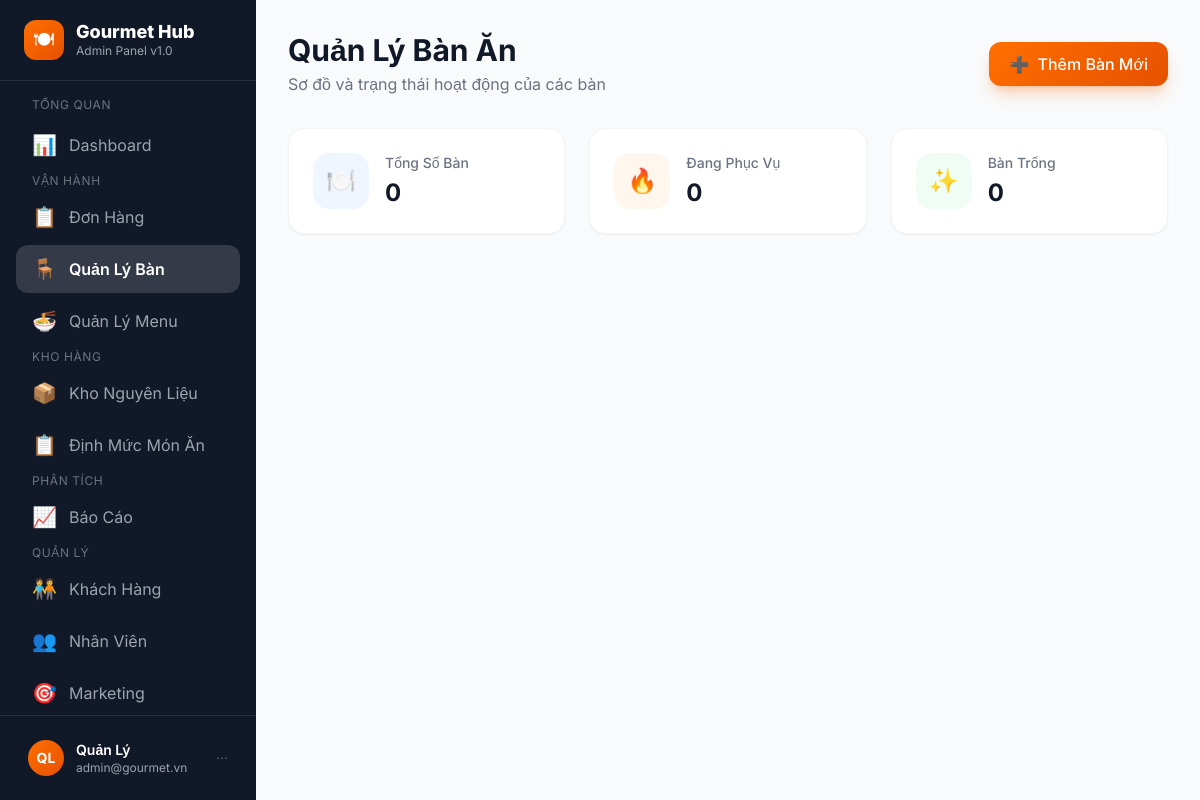
Page /view/tables.php on the earlier database version.
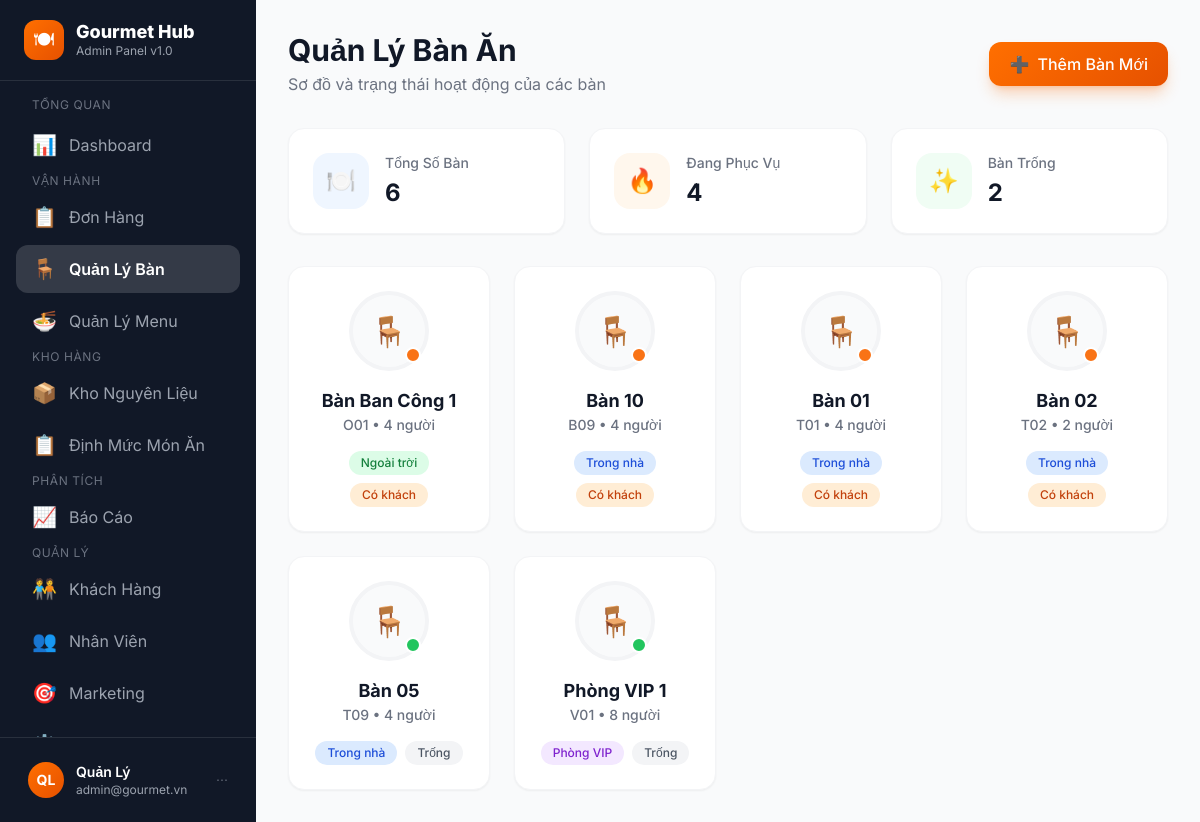
Same page on the later database version.
### tables this page shows
CREATE TABLE `ban_an` (
  `ma_ban` varchar(20) NOT NULL,
  `ten_ban` varchar(100) NOT NULL,
  `khu_vuc` varchar(50) NOT NULL,
  `suc_chua` int(11) NOT NULL DEFAULT 4,
  `trang_thai` varchar(50) NOT NULL DEFAULT 'trong'
);

### view/tables.php (the view, shortened to what this page needs)
<?php
$activePage = "tables";
$zoneColors = [
    "trong_nha"  => "bg-blue-100 text-blue-700",
    "ngoai_troi" => "bg-green-100 text-green-700",
    "vip"        => "bg-purple-100 text-purple-700",
    "bar"        => "bg-orange-100 text-orange-700"
];
$zoneNames = [
    "trong_nha"  => "Trong nhà",
    "ngoai_troi" => "Ngoài trời",
    "vip"        => "Phòng VIP",
    "bar"        => "Quầy Bar"
];
$statusColors = [
    "trong"     => "bg-gray-100 text-gray-600",
    "co_khach"  => "bg-orange-100 text-orange-700",
    "dat_truoc" => "bg-blue-100 text-blue-700",
    "bao_tri"   => "bg-red-100 text-red-700"
];
$statusNames = [
    "trong"     => "Trống",
    "co_khach"  => "Có khách",
    "dat_truoc" => "Đặt trước",
    "bao_tri"   => "Bảo trì"
];
try {
    $conn = connectdb();
    $stmt = $conn->prepare("SELECT * FROM ban_an ORDER BY khu_vuc, ma_ban");
    $stmt->execute();
    $tables = $stmt->fetchAll(PDO::FETCH_ASSOC);
    $totalTables = count($tables);
    $emptyTables = count(array_filter($tables, fn($t) => $t['trang_thai'] == 'trong'));
    $occupiedTables = count(array_filter($tables, fn($t) => $t['trang_thai'] == 'co_khach'));
} catch (PDOException $e) {
    echo "Lỗi CSDL: " . $e->getMessage();
    $tables = [];
    $totalTables = 0; $emptyTables = 0; $occupiedTables = 0;
}
?>
<!DOCTYPE html>
<html lang="vi">
<head>
    <?php include '_head.php'; ?>
</head>
<body class="bg-gray-50 text-gray-800" x-data="{
    modalOpen: false,
    modalAction: 'add',
    formData: {
        old_ma_ban: '',
        ma_ban: '',
        ten_ban: '',
        khu_vuc: 'trong_nha',
        suc_chua: 4,
        trang_thai: 'trong'
    },
    openAddModal() {
        this.modalAction = 'add';
        this.formData = { old_ma_ban: '', ma_ban: '', ten_ban: '', khu_vuc: 'trong_nha', suc_chua: 4, trang_thai: 'trong' };
        this.modalOpen = true;
    },
    openEditModal(table) {
        this.modalAction = 'edit';
        this.formData = { ...table, old_ma_ban: table.ma_ban };
        this.modalOpen = true;
    }
}">
    <?php include '_sidebar.php'; ?>
    <main class="ml-64 p-8 transition-all">
        <div class="flex justify-between items-center mb-8">
            <div>
                <h1 class="text-3xl font-bold text-gray-900">Quản Lý Bàn Ăn</h1>
                <p class="text-gray-500 mt-1">Sơ đồ và trạng thái hoạt động của các bàn</p>
            </div>
            <button @click="openAddModal()"
                class="gradient-primary text-white px-5 py-2.5 rounded-xl font-medium shadow-lg shadow-orange-500/30 hover:-translate-y-0.5 transition-all flex items-center gap-2">
                <span>➕</span> Thêm Bàn Mới
            </button>
        </div>
        <div class="grid grid-cols-1 md:grid-cols-3 gap-6 mb-8">
            <div class="bg-white rounded-2xl p-6 border border-gray-100 shadow-sm flex items-center gap-4">
                <div class="w-14 h-14 rounded-2xl bg-blue-50 text-blue-600 flex items-center justify-center text-2xl">
                    🍽️</div>
                <div>
                    <p class="text-sm text-gray-500 font-medium mb-1">Tổng Số Bàn</p>
                    <p class="text-2xl font-bold text-gray-900"><?= $totalTables ?></p>
                </div>
            </div>
            <div class="bg-white rounded-2xl p-6 border border-gray-100 shadow-sm flex items-center gap-4">
                <div
                    class="w-14 h-14 rounded-2xl bg-orange-50 text-orange-600 flex items-center justify-center text-2xl">
                    🔥</div>
                <div>
                    <p class="text-sm text-gray-500 font-medium mb-1">Đang Phục Vụ</p>
                    <p class="text-2xl font-bold text-gray-900"><?= $occupiedTables ?></p>
                </div>
            </div>
            <div class="bg-white rounded-2xl p-6 border border-gray-100 shadow-sm flex items-center gap-4">
                <div class="w-14 h-14 rounded-2xl bg-green-50 text-green-600 flex items-center justify-center text-2xl">
                    ✨</div>
                <div>
                    <p class="text-sm text-gray-500 font-medium mb-1">Bàn Trống</p>
                    <p class="text-2xl font-bold text-gray-900"><?= $emptyTables ?></p>
                </div>
            </div>
        </div>
        <div class="grid-tables">
            <?php foreach ($tables as $ban): ?>
            <div
                class="bg-white rounded-2xl border border-gray-100 shadow-sm overflow-hidden hover:shadow-md transition-shadow relative group">
                <div class="p-6 text-center">
                    <div
                        class="w-20 h-20 mx-auto bg-gray-50 rounded-full border-4 border-gray-100 flex items-center justify-center mb-4 relative">
                        <span class="text-3xl">🪑</span>
                        <div
                            class="absolute bottom-1 right-1 w-4 h-4 rounded-full border-2 border-white <?= $ban['trang_thai'] == 'trong' ? 'bg-green-500' : ($ban['trang_thai'] == 'co_khach' ? 'bg-orange-500' : ($ban['trang_thai'] == 'dat_truoc' ? 'bg-blue-500' : 'bg-red-500')) ?>">
                        </div>
                    </div>
                    <h3 class="text-lg font-bold text-gray-900"><?= htmlspecialchars($ban['ten_ban']) ?></h3>
                    <p class="text-sm text-gray-500 font-medium"><?= htmlspecialchars($ban['ma_ban']) ?> •
                        <?= $ban['suc_chua'] ?> người</p>
                    <div class="mt-4 flex flex-wrap justify-center gap-2">
                        <span
                            class="px-3 py-1 text-xs font-medium rounded-full <?= $zoneColors[$ban['khu_vuc']] ?? 'bg-gray-100 text-gray-700' ?>">
                            <?= $zoneNames[$ban['khu_vuc']] ?? $ban['khu_vuc'] ?>
                        </span>
                        <span
                            class="px-3 py-1 text-xs font-medium rounded-full <?= $statusColors[$ban['trang_thai']] ?? 'bg-gray-100' ?>">
                            <?= $statusNames[$ban['trang_thai']] ?? $ban['trang_thai'] ?>
                        </span>
                    </div>
                </div>
            </div>
            <?php endforeach; ?>
        </div>
    </main>
</body>
</html>

### view/_head.php (shortened to what this page needs)
<!DOCTYPE html>
<html lang="vi">
<head>
    <script src="https://cdn.tailwindcss.com"></script>
</head>

### view/_sidebar.php (shortened to what this page needs)
<aside id="sidebar" class="fixed inset-y-0 left-0 w-64 bg-gray-900 flex flex-col z-50 transition-transform duration-300">
    <div class="flex items-center gap-3 px-6 py-5 border-b border-white/10 flex-shrink-0">
        <div class="w-10 h-10 rounded-xl gradient-primary flex items-center justify-center text-white text-xl">🍽</div>
        <div>
            <div class="text-white font-extrabold text-lg leading-tight">Gourmet Hub</div>
            <div class="text-gray-400 text-xs">Admin Panel v1.0</div>
        </div>
    </div>
    <nav class="flex-1 px-4 py-4 space-y-1 overflow-y-auto">
        <p class="text-gray-500 text-xs uppercase tracking-wider px-4 mb-2">Tổng quan</p>
        <a href="index.php?act=Dashboard" class="sidebar-link <?= $activePage==='dashboard'?'active':'' ?>">
            <span class="text-xl">📊</span> Dashboard
        </a>
        <p class="text-gray-500 text-xs uppercase tracking-wider px-4 mt-4 mb-2">Vận hành</p>
        <a href="index.php?act=order" class="sidebar-link <?= $activePage==='orders'?'active':'' ?>">
            <span class="text-xl">📋</span> Đơn Hàng
        </a>
        <a href="index.php?act=tables" class="sidebar-link <?= $activePage==='tables'?'active':'' ?>">
            <span class="text-xl">🪑</span> Quản Lý Bàn
        </a>
        <a href="index.php?act=menu" class="sidebar-link <?= $activePage==='menu'?'active':'' ?>">
            <span class="text-xl">🍜</span> Quản Lý Menu
        </a>
        <p class="text-gray-500 text-xs uppercase tracking-wider px-4 mt-4 mb-2">Kho hàng</p>
        <a href="index.php?act=inventory" class="sidebar-link <?= $activePage==='inventory'?'active':'' ?>">
            <span class="text-xl">📦</span> Kho Nguyên Liệu
        </a>
        <a href="index.php?act=dinh_muc" class="sidebar-link <?= $activePage==='dinh_muc'?'active':'' ?>">
            <span class="text-xl">📋</span> Định Mức Món Ăn
        </a>
        <p class="text-gray-500 text-xs uppercase tracking-wider px-4 mt-4 mb-2">Phân tích</p>
        <a href="index.php?act=reports" class="sidebar-link <?= $activePage==='reports'?'active':'' ?>">
            <span class="text-xl">📈</span> Báo Cáo
        </a>
        <p class="text-gray-500 text-xs uppercase tracking-wider px-4 mt-4 mb-2">Quản lý</p>
        <a href="index.php?act=customers" class="sidebar-link <?= $activePage==='customers'?'active':'' ?>">
            <span class="text-xl">🧑‍🤝‍🧑</span> Khách Hàng
        </a>
        <a href="index.php?act=staff" class="sidebar-link <?= $activePage==='staff'?'active':'' ?>">
            <span class="text-xl">👥</span> Nhân Viên
        </a>
        <a href="index.php?act=marketing" class="sidebar-link <?= $activePage==='marketing'?'active':'' ?>">
            <span class="text-xl">🎯</span> Marketing
        </a>
        <a href="index.php?act=settings" class="sidebar-link <?= $activePage==='settings'?'active':'' ?>">
            <span class="text-xl">⚙️</span> Cài Đặt
        </a>
    </nav>
    <div class="px-4 py-4 border-t border-white/10 flex-shrink-0">
        <div class="flex items-center gap-3 px-3 py-2 rounded-xl hover:bg-white/10 cursor-pointer transition">
            <div class="w-9 h-9 rounded-full gradient-primary flex items-center justify-center text-white font-bold text-sm">QL</div>
            <div class="flex-1 min-w-0">
                <div class="text-white text-sm font-semibold truncate">Quản Lý</div>
                <div class="text-gray-400 text-xs truncate">admin@gourmet.vn</div>
            </div>
            <span class="text-gray-500 text-xs">⋯</span>
        </div>
    </div>
</aside>

### view/_head.php (style rules this page uses)
* { font-family: 'Inter', sans-serif; }
.gradient-primary { background: linear-gradient(135deg, #FF6F00, #E65100); }
.sidebar-link { display:flex; align-items:center; gap:12px; padding:10px 16px; border-radius:12px; transition:all .2s; color:#9CA3AF; }
.sidebar-link.active { background:rgba(255,255,255,.15); color:#fff; font-weight:600; }

### view/tables.php (style rules this page uses)
.grid-tables { display: grid; grid-template-columns: repeat(auto-fill, minmax(200px, 1fr)); gap: 1.5rem; }

Differences in the rows shown:
added ban_an: ten_ban "Bàn Ban Công 1", ma_ban "O01", suc_chua "4", khu_vuc "Ngoài trời", trang_thai "Có khách"
added ban_an: ten_ban "Bàn 10", ma_ban "B09", suc_chua "4", khu_vuc "Trong nhà", trang_thai "Có khách"
added ban_an: ten_ban "Bàn 01", ma_ban "T01", suc_chua "4", khu_vuc "Trong nhà", trang_thai "Có khách"
added ban_an: ten_ban "Bàn 02", ma_ban "T02", suc_chua "2", khu_vuc "Trong nhà", trang_thai "Có khách"
added ban_an: ten_ban "Bàn 05", ma_ban "T09", suc_chua "4", khu_vuc "Trong nhà", trang_thai "Trống"
added ban_an: ten_ban "Phòng VIP 1", ma_ban "V01", suc_chua "8", khu_vuc "Phòng VIP", trang_thai "Trống"
Other differences:
$totalTables: "0" → "6"
$occupiedTables: "0" → "4"
$emptyTables: "0" → "2"
